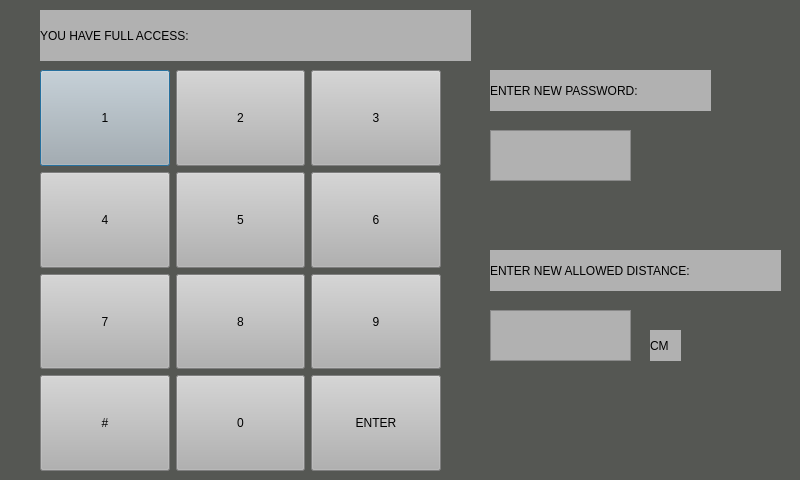
<?xml version="1.0" encoding="UTF-8"?>
<ui version="4.0">
 <class>Dialog2</class>
 <widget class="QDialog" name="Dialog2">
  <property name="geometry">
   <rect>
    <x>0</x>
    <y>0</y>
    <width>800</width>
    <height>480</height>
   </rect>
  </property>
  <property name="windowTitle">
   <string>Dialog</string>
  </property>
  <property name="styleSheet">
   <string notr="true">background-color: rgb(85, 87, 83);</string>
  </property>
  <widget class="QLabel" name="label">
   <property name="geometry">
    <rect>
     <x>40</x>
     <y>10</y>
     <width>431</width>
     <height>51</height>
    </rect>
   </property>
   <property name="styleSheet">
    <string notr="true">font: 28pt &quot;PibotoLt&quot;;
background-color: rgb(177, 177, 177);</string>
   </property>
   <property name="text">
    <string>YOU HAVE FULL ACCESS:</string>
   </property>
  </widget>
  <widget class="QTextEdit" name="textEdit_2">
   <property name="geometry">
    <rect>
     <x>490</x>
     <y>310</y>
     <width>141</width>
     <height>51</height>
    </rect>
   </property>
   <property name="font">
    <font>
     <pointsize>22</pointsize>
    </font>
   </property>
   <property name="styleSheet">
    <string notr="true">background-color: rgb(177, 177, 177);</string>
   </property>
   <property name="verticalScrollBarPolicy">
    <enum>Qt::ScrollBarAlwaysOff</enum>
   </property>
   <property name="horizontalScrollBarPolicy">
    <enum>Qt::ScrollBarAlwaysOff</enum>
   </property>
  </widget>
  <widget class="QLabel" name="label_4">
   <property name="geometry">
    <rect>
     <x>650</x>
     <y>330</y>
     <width>31</width>
     <height>31</height>
    </rect>
   </property>
   <property name="styleSheet">
    <string notr="true">background-color: rgb(177, 177, 177);
font: 75 14pt &quot;PibotoLt&quot;;</string>
   </property>
   <property name="text">
    <string>CM</string>
   </property>
  </widget>
  <widget class="QLabel" name="label_3">
   <property name="geometry">
    <rect>
     <x>490</x>
     <y>250</y>
     <width>291</width>
     <height>41</height>
    </rect>
   </property>
   <property name="styleSheet">
    <string notr="true">font: 14pt &quot;PibotoLt&quot;;
background-color: rgb(177, 177, 177);</string>
   </property>
   <property name="text">
    <string>ENTER NEW ALLOWED DISTANCE:</string>
   </property>
  </widget>
  <widget class="QWidget" name="layoutWidget">
   <property name="geometry">
    <rect>
     <x>40</x>
     <y>70</y>
     <width>401</width>
     <height>401</height>
    </rect>
   </property>
   <layout class="QGridLayout" name="gridLayout">
    <item row="0" column="0">
     <widget class="QPushButton" name="pushButton1">
      <property name="sizePolicy">
       <sizepolicy hsizetype="Minimum" vsizetype="MinimumExpanding">
        <horstretch>0</horstretch>
        <verstretch>0</verstretch>
       </sizepolicy>
      </property>
      <property name="styleSheet">
       <string notr="true">background-color: rgb(177, 177, 177);
font: 33pt &quot;PibotoLt&quot;;</string>
      </property>
      <property name="text">
       <string>1</string>
      </property>
     </widget>
    </item>
    <item row="0" column="1">
     <widget class="QPushButton" name="pushButton_7">
      <property name="sizePolicy">
       <sizepolicy hsizetype="Minimum" vsizetype="MinimumExpanding">
        <horstretch>0</horstretch>
        <verstretch>0</verstretch>
       </sizepolicy>
      </property>
      <property name="styleSheet">
       <string notr="true">background-color: rgb(177, 177, 177);
font: 33pt &quot;PibotoLt&quot;;</string>
      </property>
      <property name="text">
       <string>2</string>
      </property>
     </widget>
    </item>
    <item row="0" column="2">
     <widget class="QPushButton" name="pushButton_11">
      <property name="sizePolicy">
       <sizepolicy hsizetype="Minimum" vsizetype="MinimumExpanding">
        <horstretch>0</horstretch>
        <verstretch>0</verstretch>
       </sizepolicy>
      </property>
      <property name="styleSheet">
       <string notr="true">background-color: rgb(177, 177, 177);
font: 33pt &quot;PibotoLt&quot;;</string>
      </property>
      <property name="text">
       <string>3</string>
      </property>
     </widget>
    </item>
    <item row="1" column="0">
     <widget class="QPushButton" name="pushButton_2">
      <property name="sizePolicy">
       <sizepolicy hsizetype="Minimum" vsizetype="MinimumExpanding">
        <horstretch>0</horstretch>
        <verstretch>0</verstretch>
       </sizepolicy>
      </property>
      <property name="styleSheet">
       <string notr="true">font: 33pt &quot;PibotoLt&quot;;
background-color: rgb(177, 177, 177);</string>
      </property>
      <property name="text">
       <string>4</string>
      </property>
     </widget>
    </item>
    <item row="1" column="1">
     <widget class="QPushButton" name="pushButton_6">
      <property name="sizePolicy">
       <sizepolicy hsizetype="Minimum" vsizetype="MinimumExpanding">
        <horstretch>0</horstretch>
        <verstretch>0</verstretch>
       </sizepolicy>
      </property>
      <property name="styleSheet">
       <string notr="true">font: 33pt &quot;PibotoLt&quot;;
background-color: rgb(177, 177, 177);</string>
      </property>
      <property name="text">
       <string>5</string>
      </property>
     </widget>
    </item>
    <item row="1" column="2">
     <widget class="QPushButton" name="pushButton_10">
      <property name="sizePolicy">
       <sizepolicy hsizetype="Minimum" vsizetype="MinimumExpanding">
        <horstretch>0</horstretch>
        <verstretch>0</verstretch>
       </sizepolicy>
      </property>
      <property name="styleSheet">
       <string notr="true">font: 33pt &quot;PibotoLt&quot;;
background-color: rgb(177, 177, 177);</string>
      </property>
      <property name="text">
       <string>6</string>
      </property>
     </widget>
    </item>
    <item row="2" column="0">
     <widget class="QPushButton" name="pushButton_3">
      <property name="sizePolicy">
       <sizepolicy hsizetype="Minimum" vsizetype="MinimumExpanding">
        <horstretch>0</horstretch>
        <verstretch>0</verstretch>
       </sizepolicy>
      </property>
      <property name="styleSheet">
       <string notr="true">font: 33pt &quot;PibotoLt&quot;;
background-color: rgb(177, 177, 177);</string>
      </property>
      <property name="text">
       <string>7</string>
      </property>
     </widget>
    </item>
    <item row="2" column="1">
     <widget class="QPushButton" name="pushButton_8">
      <property name="sizePolicy">
       <sizepolicy hsizetype="Minimum" vsizetype="MinimumExpanding">
        <horstretch>0</horstretch>
        <verstretch>0</verstretch>
       </sizepolicy>
      </property>
      <property name="styleSheet">
       <string notr="true">font: 33pt &quot;PibotoLt&quot;;
background-color: rgb(177, 177, 177);</string>
      </property>
      <property name="text">
       <string>8</string>
      </property>
     </widget>
    </item>
    <item row="2" column="2">
     <widget class="QPushButton" name="pushButton_12">
      <property name="sizePolicy">
       <sizepolicy hsizetype="Minimum" vsizetype="MinimumExpanding">
        <horstretch>0</horstretch>
        <verstretch>0</verstretch>
       </sizepolicy>
      </property>
      <property name="styleSheet">
       <string notr="true">font: 33pt &quot;PibotoLt&quot;;
background-color: rgb(177, 177, 177);</string>
      </property>
      <property name="text">
       <string>9</string>
      </property>
     </widget>
    </item>
    <item row="3" column="0">
     <widget class="QPushButton" name="pushButton_4">
      <property name="sizePolicy">
       <sizepolicy hsizetype="Minimum" vsizetype="MinimumExpanding">
        <horstretch>0</horstretch>
        <verstretch>0</verstretch>
       </sizepolicy>
      </property>
      <property name="styleSheet">
       <string notr="true">font: 33pt &quot;PibotoLt&quot;;
background-color: rgb(177, 177, 177);</string>
      </property>
      <property name="text">
       <string>#</string>
      </property>
     </widget>
    </item>
    <item row="3" column="1">
     <widget class="QPushButton" name="pushButton_5">
      <property name="sizePolicy">
       <sizepolicy hsizetype="Minimum" vsizetype="MinimumExpanding">
        <horstretch>0</horstretch>
        <verstretch>0</verstretch>
       </sizepolicy>
      </property>
      <property name="styleSheet">
       <string notr="true">font: 33pt &quot;PibotoLt&quot;;
background-color: rgb(177, 177, 177);</string>
      </property>
      <property name="text">
       <string>0</string>
      </property>
     </widget>
    </item>
    <item row="3" column="2">
     <widget class="QPushButton" name="pushButton_9">
      <property name="sizePolicy">
       <sizepolicy hsizetype="Minimum" vsizetype="MinimumExpanding">
        <horstretch>0</horstretch>
        <verstretch>0</verstretch>
       </sizepolicy>
      </property>
      <property name="styleSheet">
       <string notr="true">font: 28pt &quot;PibotoLt&quot;;
background-color: rgb(177, 177, 177);</string>
      </property>
      <property name="text">
       <string>ENTER</string>
      </property>
     </widget>
    </item>
   </layout>
  </widget>
  <widget class="QLabel" name="label_2">
   <property name="geometry">
    <rect>
     <x>490</x>
     <y>70</y>
     <width>221</width>
     <height>41</height>
    </rect>
   </property>
   <property name="styleSheet">
    <string notr="true">font: 14pt &quot;PibotoLt&quot;;
background-color: rgb(177, 177, 177);</string>
   </property>
   <property name="text">
    <string>ENTER NEW PASSWORD:</string>
   </property>
  </widget>
  <widget class="QTextEdit" name="textEdit">
   <property name="geometry">
    <rect>
     <x>490</x>
     <y>130</y>
     <width>141</width>
     <height>51</height>
    </rect>
   </property>
   <property name="font">
    <font>
     <pointsize>22</pointsize>
    </font>
   </property>
   <property name="styleSheet">
    <string notr="true">background-color: rgb(177, 177, 177);</string>
   </property>
   <property name="verticalScrollBarPolicy">
    <enum>Qt::ScrollBarAlwaysOff</enum>
   </property>
   <property name="horizontalScrollBarPolicy">
    <enum>Qt::ScrollBarAlwaysOff</enum>
   </property>
  </widget>
 </widget>
 <resources/>
 <connections/>
</ui>
